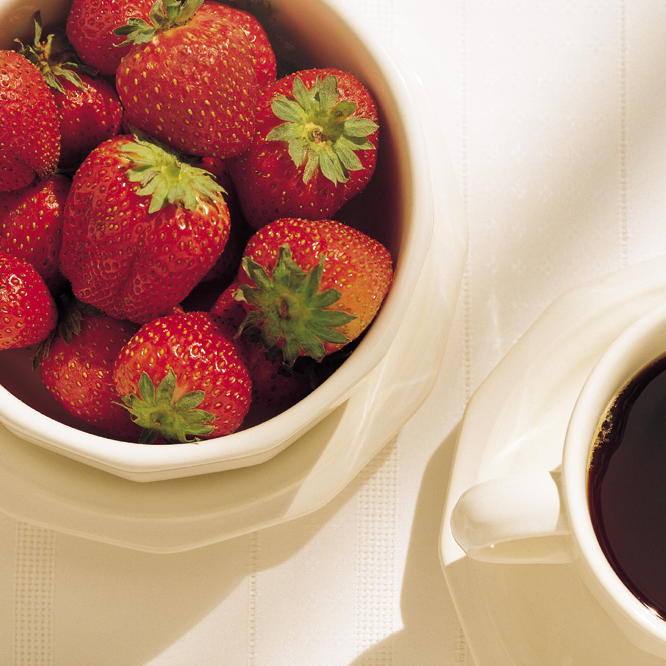
#> input picture pdi/trab1/images/strawberries_fullcolor.tif, 666 x 666 px
$ python app.1.py   (older library calls are emulated)
#> lines starting #> are read from the running program, lines starting #| are printed output that depends on the picture; after the words box and inside, x2 and y2 are one past the last pixel; in counts of white or black regions, pixels touching at a corner belong together
#!/usr/bin/env python3
# -*- coding: utf-8 -*-
"""
Created on Fri May 17 17:36:24 2019

@author: thais
"""

import numpy as np
import cv2

imgName = 'images/strawberries_fullcolor.tif'
n = 4
mode = 1
# 1: Uniform
# 2: Median Cut

def readSG(name): # read shades of gray image
    return cv2.imread(name, 0)

def readRGB(name):
#> called with name = 'images/strawberries_fullcolor.tif'
    bgr_img = cv2.imread(name)
#> bgr_img is the input picture: shape (666, 666, 3); mean B, G, R 126.5, 145.9, 186.3
    b,g,r = cv2.split(bgr_img)
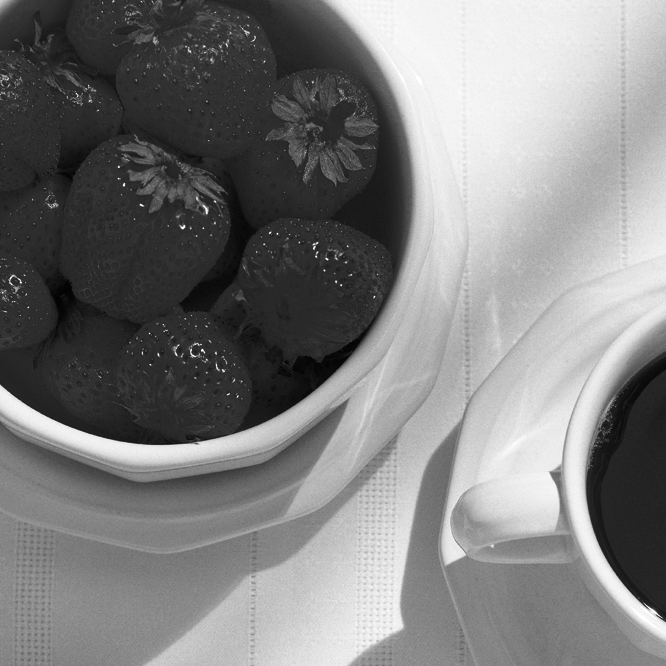
#> b: shape (666, 666); min 2, max 255, mean 126.5
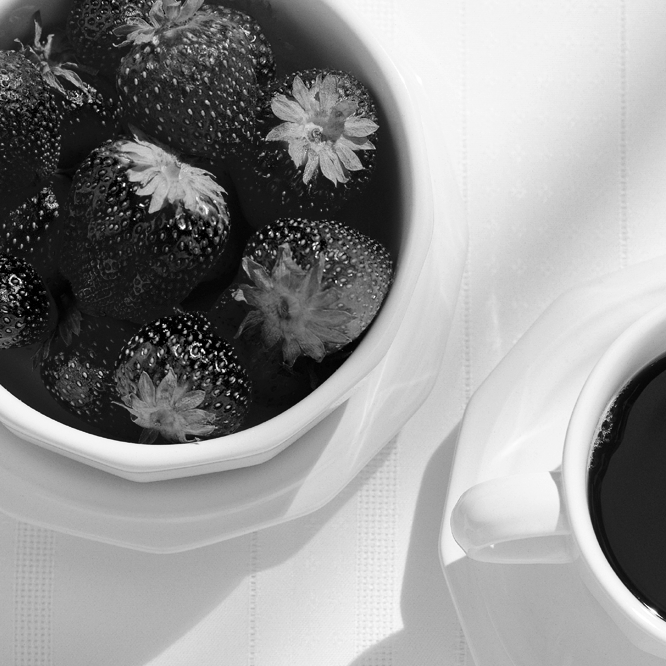
#> g: shape (666, 666); min 0, max 255, mean 145.9
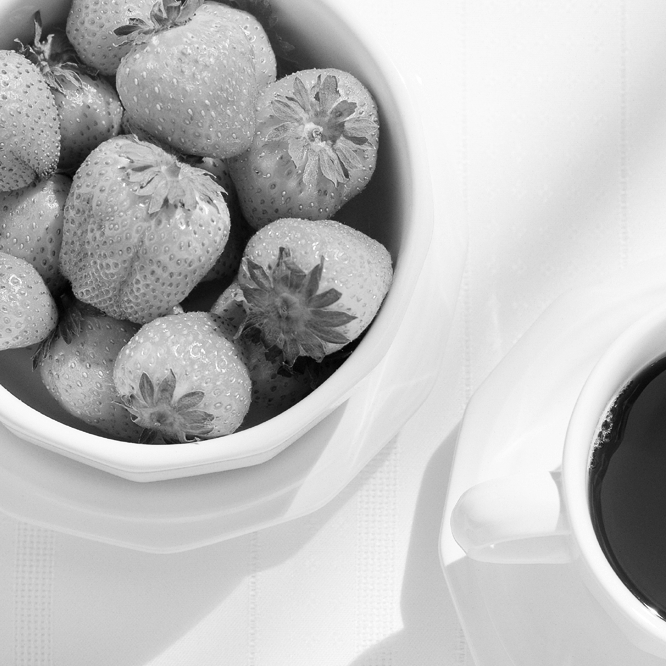
#> r: shape (666, 666); min 2, max 255, mean 186.3
    return cv2.merge([r,g,b])

def show(label, img):
    cv2.imshow(label, img)

def showRGB(label, img):
    r,g,b = cv2.split(img)
    cv2.imshow(label, cv2.merge([b,g,r]))

def splitCube(n):
    return 2,1,2
def createLUT(n):
#> called with n = 2
    colors = np.linspace(0, 255, n, dtype=np.int)

    if(len(colors) != 1):
        dist = int(np.ceil(colors[1]/2))
    else:
        dist = colors[0]

    LUT = np.zeros(256)

    for i in range(1, n-1):
        k = colors[i]
        LUT[k-dist:k+dist+1] = k

    LUT[colors[n-1]-dist:colors[n-1]+1] = colors[n-1]

    # [5 lines of commented-out code are left out]

    return LUT

def uniform(img_in, n):
    x,y,z = splitCube(n)
    r,g,b = cv2.split(img_in)

    r[:] = (createLUT(x))[r[:]]
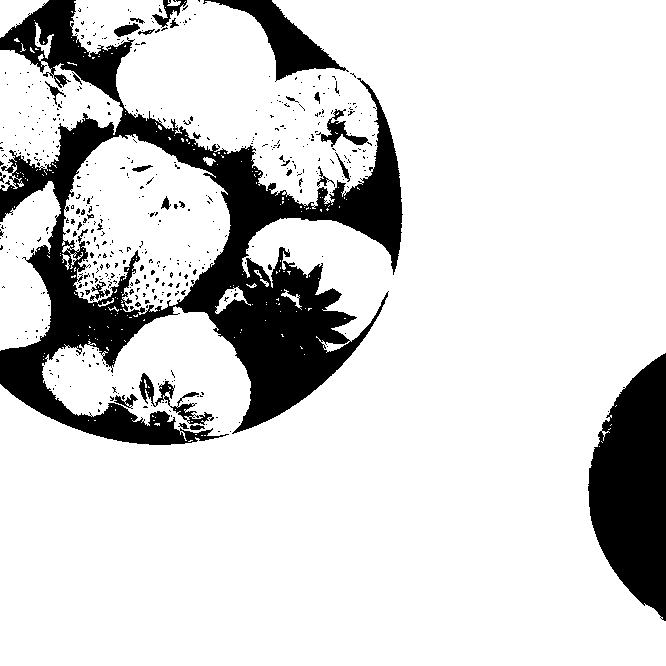
#> r: shape (666, 666); 83% white; 505 black regions (474 under 20 px), largest, box (x1, y1, x2, y2) and area: (0, 0, 403, 445) 52107, (588, 353, 666, 621) 14497, (203, 0, 349, 82) 3359
    g[:] = (createLUT(y))[g[:]]
#> g: shape (666, 666); every value is 0
    b[:] = (createLUT(z))[b[:]]
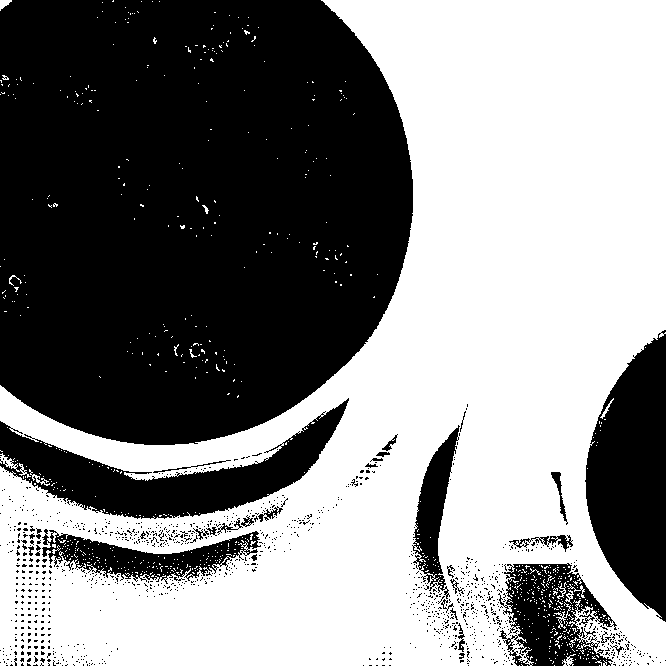
#> b: shape (666, 666); 52.4% white; 1148 black regions (1115 under 20 px), largest, box (x1, y1, x2, y2) and area: (0, 0, 413, 445) 160890, (585, 330, 666, 622) 16215, (0, 398, 349, 519) 14244

    return cv2.merge([r,g,b])
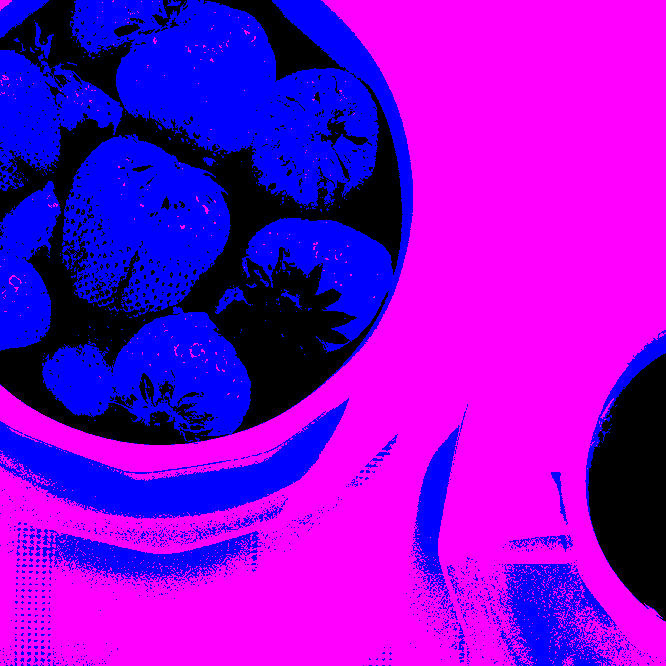
#> returned value: shape (666, 666, 3); mean of channels 0, 1, 2 211.8, 0, 133.6; drawn as B, G, R

def medianCut(img_in, n):
    return img_in

def main():
    img_in = readRGB(imgName)
    img = img_in.copy()

    if(mode == 1):
        img_out = uniform(img, n);
    else:
        img_out = medianCut(img, n);

    showRGB('image in', img_in)
    showRGB('image out', img_out)
#> call 2 of showRGB, with label = 'image out'
#> in showRGB (call 2), `cv2.imshow(label, cv2.merge([b,g,r]))`:
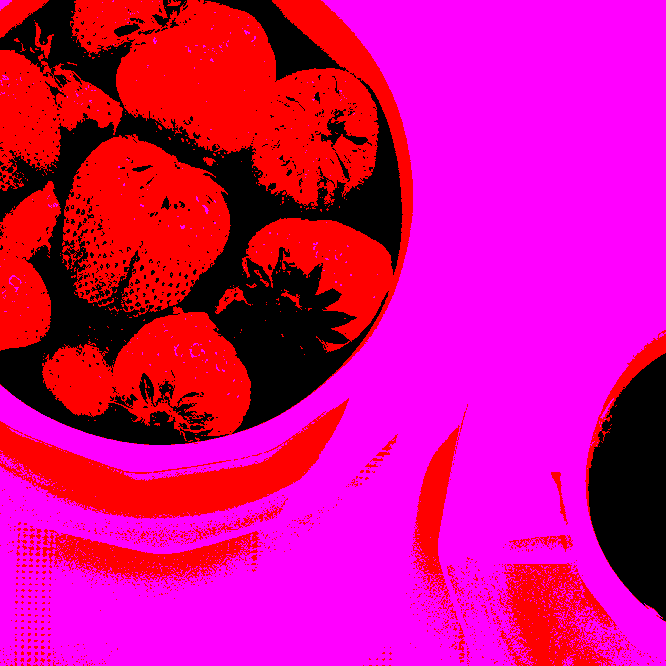
#> window 'image out': shape (666, 666, 3); mean B, G, R 133.6, 0, 211.8

    cv2.waitKey(0)
    cv2.destroyAllWindows()

main()

$ run again, with pdi/trab1/images/abstrata.jpg saved as pdi/trab1/images/strawberries_fullcolor.tif
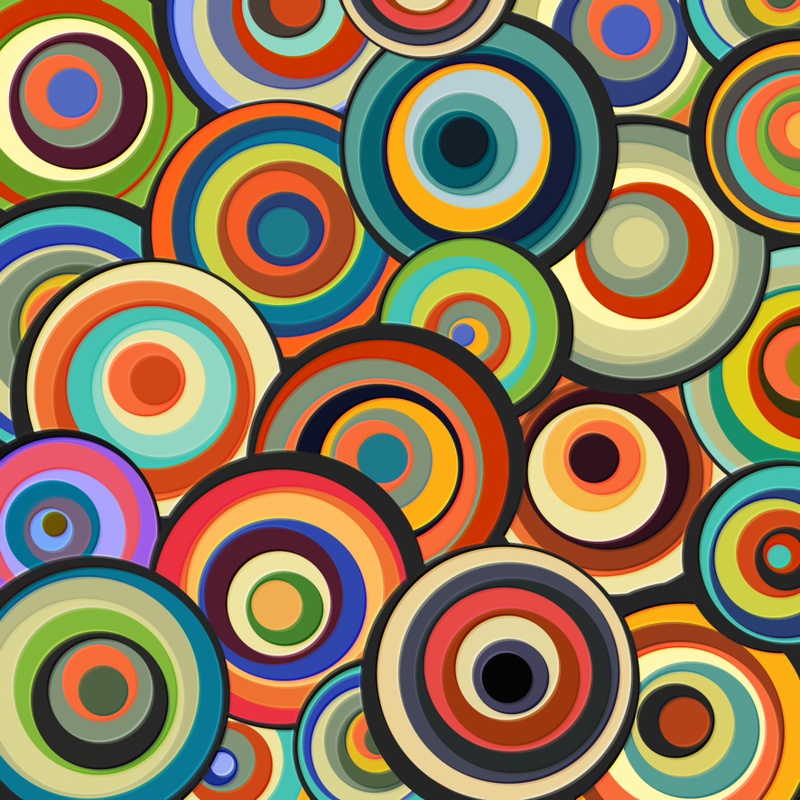
#> input picture pdi/trab1/images/abstrata.jpg, 800 x 800 px
#> in readRGB, bgr_img is the input picture: shape (800, 800, 3); mean B, G, R 90.4, 121.1, 140.2
#> in uniform, `r[:] = (createLUT(x))[r[:]]`:
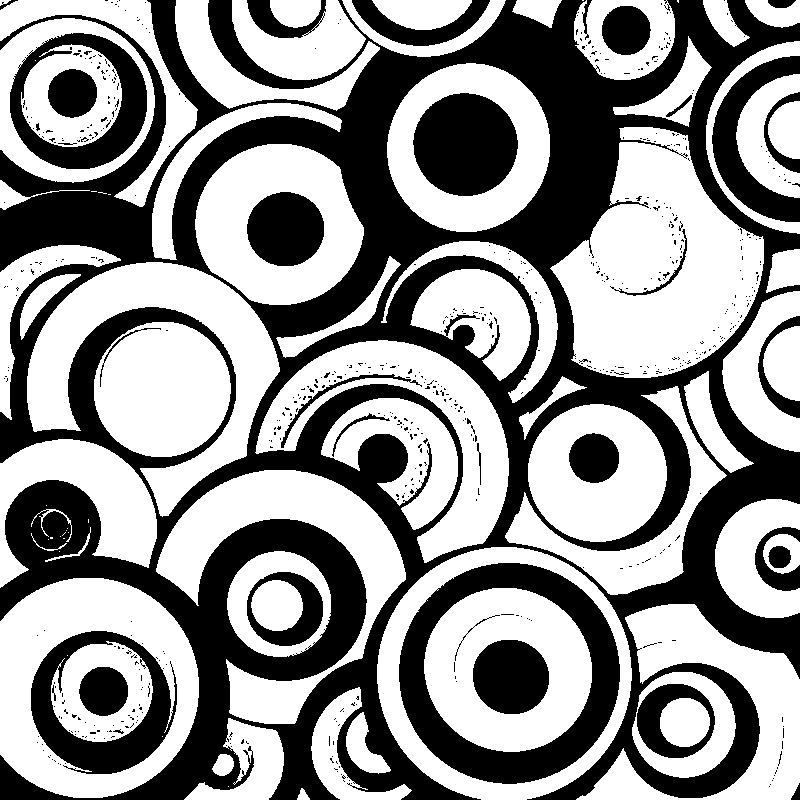
#> r: shape (800, 800); 57.2% white; 637 black regions (602 under 20 px), largest, box (x1, y1, x2, y2) and area: (0, 0, 800, 800) 195714, (399, 563, 620, 784) 16696, (413, 93, 518, 196) 8418
#> in showRGB (call 2), `cv2.imshow(label, cv2.merge([b,g,r]))`:
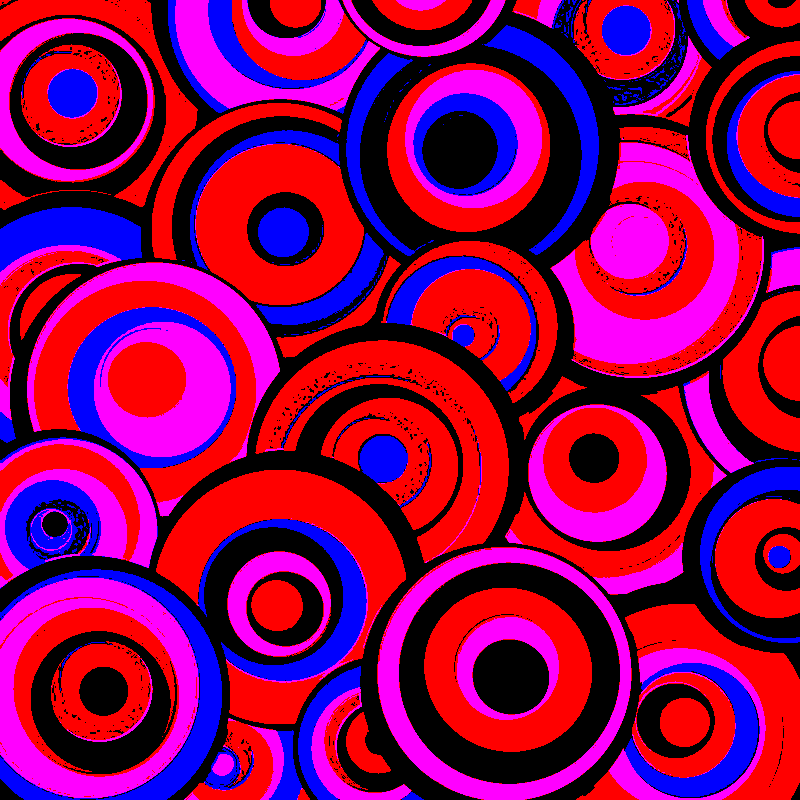
#> window 'image out': shape (800, 800, 3); mean B, G, R 81.8, 0, 145.8
